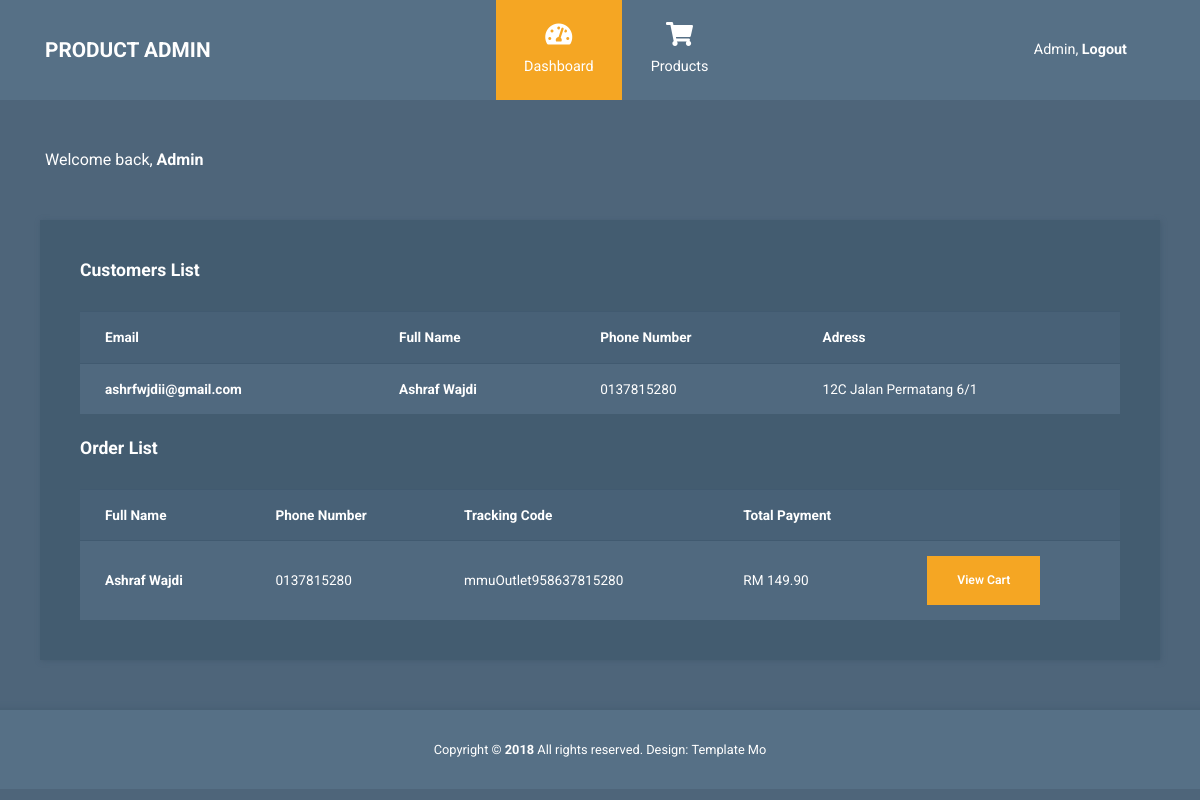
Page /adminhome.php on the committed database.
### tables this page shows
CREATE TABLE `users` (
  `user_id` int(11) NOT NULL,
  `user_email` varchar(255) NOT NULL,
  `user_fullname` varchar(255) NOT NULL,
  `user_password` varchar(255) NOT NULL,
  `user_address` varchar(255) NOT NULL,
  `user_phone` varchar(255) NOT NULL,
  `user_role` int(11) NOT NULL
);

CREATE TABLE `orders` (
  `order_id` int(11) NOT NULL,
  `order_tracking` varchar(255) NOT NULL,
  `user_id` int(11) NOT NULL,
  `order_name` varchar(255) NOT NULL,
  `order_email` varchar(255) NOT NULL,
  `order_phone` varchar(255) NOT NULL,
  `order_address` varchar(255) NOT NULL,
  `order_total` decimal(10,2) NOT NULL,
  `order_cnum` varchar(255) NOT NULL,
  `order_ccvc` varchar(255) NOT NULL,
  `order_time` timestamp NOT NULL DEFAULT current_timestamp()
);

### adminhome.php (the view, shortened to what this page needs)
<?php
    include("logincon.php");
?>
<!DOCTYPE html>
<html lang="en">
<head>
    <link rel="stylesheet" href="css/fontawesome.min.css">
    <link rel="stylesheet" href="css/bootstrap.min.css">
    <link rel="stylesheet" href="css/templatemo-style.css">
</head>
<body id="reportsPage">
    <div class="" id="home">
    <nav class="navbar navbar-expand-xl">
        <div class="container h-100">
            <a class="navbar-brand" href="index.php">
                <h1 class="tm-site-title mb-0">Product Admin</h1>
            </a>
            <div class="collapse navbar-collapse" id="navbarSupportedContent">
                <ul class="navbar-nav mx-auto h-100">
                    <li class="nav-item">
                        <a class="nav-link active" href="#">
                            <i class="fas fa-tachometer-alt"></i>
                            Dashboard
                        </a>
                    </li>
                    <li class="nav-item">
                        <a class="nav-link" href="products.php">
                            <i class="fas fa-shopping-cart"></i>
                            Products
                        </a>
                    </li>
                </ul>
                <ul class="navbar-nav">
                    <li class="nav-item">
                    <a class="nav-link d-block" href="logout.php">
                        Admin, <b>Logout</b>
                    </a>
                    </li>
                </ul>
            </div>
        </div>
    </nav>
        <div class="container">
            <div class="row">
                <div class="col">
                    <p class="text-white mt-5 mb-5">Welcome back, <b>Admin</b></p>
                </div>
            </div>
            <div class="row tm-content-row">
                <div class="col-12 tm-block-col">
                    <div class="tm-bg-primary-dark tm-block tm-block-taller tm-block-scroll">
                        <h2 class="tm-block-title">Customers List</h2>
                        <table class="table">
                            <thead>
                                <tr>
                                    <th scope="col">Email</th>
                                    <th scope="col">Full Name</th>
                                    <th scope="col">Phone Number</th>
                                    <th scope="col">Adress</th>
                                </tr>
                            </thead>
                            <tbody>
                            <?php
                                    $users = "SELECT * FROM users WHERE user_role = 0";
                                    $users_run = mysqli_query($con, $users);
                                    if(mysqli_num_rows($users_run) > 0)
                                    {
                                        foreach($users_run as $user)
                                        {?>
                                            <tr>
                                                <th><?= $user['user_email']; ?></th>
                                                <td><b><?= $user['user_fullname']; ?></b></td>
                                                <td><?= $user['user_phone']; ?></td>
                                                <td><?= $user['user_address']; ?></td>
                                            </tr>
                                        <?php   }
                                    }
                                    else
                                    {?>
                                        <h4>No Record Found</h4>
                            <?php   }?>
                            </tbody>
                        </table>
                        <br>
                        <h2 class="tm-block-title">Order List</h2>
                        <table class="table">
                            <thead>
                                <tr>
                                    <th scope="col">Full Name</th>
                                    <th scope="col">Phone Number</th>
                                    <th scope="col">Tracking Code</th>
                                    <th scope='col'>Total Payment</th>
                                    <th scope='col'>&nbsp;</th>
                                </tr>
                            </thead>
                            <tbody>
                            <?php
                                    $users = "SELECT * FROM orders";
                                    $users_run = mysqli_query($con, $users);
                                    if(mysqli_num_rows($users_run) > 0)
                                    {
                                        foreach($users_run as $user)
                                        {?>
                                            <tr>
                                                <td><b><?= $user['order_name']; ?></b></td>
                                                <td><?= $user['order_phone']; ?></td>
                                                <td><?= $user['order_tracking']; ?></td>
                                                <td>RM <?= $user['order_total']; ?></td>
                                                <td><a class="btn btn-primary" href="cartadmin.php?t=<?= $user['order_tracking']; ?>">View Cart</a></td>
                                            </tr>
                                        <?php   }
                                    }
                                    else
                                    {?>
                                        <h4>No Record Found</h4>
                            <?php   }?>
                            </tbody>
                        </table>
                    </div>
                </div>
            </div>
        </div>
        <footer class="tm-footer row tm-mt-small">
            <div class="col-12 font-weight-light">
                <p class="text-center text-white mb-0 px-4 small">
                    Copyright &copy; <b>2018</b> All rights reserved.
                    Design: <a rel="nofollow noopener" href="https://templatemo.com" class="tm-footer-link">Template Mo</a>
                </p>
            </div>
        </footer>
    </div>
</body>
</html>

### css/templatemo-style.css (style rules this page uses)
html { font-size: 16px; overflow-x: hidden; }
body { font-family: Roboto, Helvetica, Arial, sans-serif; background-color: #4e657a; overflow-x: hidden; }
a { transition: all 0.3s ease; }
.navbar-brand { display: flex; align-items: center; }
.tm-site-title { display: inline-block; text-transform: uppercase; font-size: 1.3rem; font-weight: 700; color: #fff; }
.navbar { height: 100px; background-color: #567086; padding: 0; }
.navbar .container { position: relative; }
.tm-mt-small { margin-top: 20px; }
.tm-block-col { margin-bottom: 30px; }
.tm-block { padding: 40px; -webkit-box-shadow: 1px 1px 5px 0 #455c71; -moz-box-shadow: 1px 1px 5px 0 #455c71; box-shadow: 1px 1px 5px 0 #455c71; min-height: 350px; height: 100%; max-height: 450px; }
.tm-block-scroll { overflow-y: scroll; }
.tm-block-title { font-size: 1.1rem; font-weight: 700; color: #fff; margin-bottom: 30px; }
.nav-link { color: #fff; height: 100%; display: flex; align-items: center; justify-content: center; flex-direction: column; font-size: 90%; }
.nav-link > i { margin-bottom: 10px; margin-right: 0; font-size: 1.5rem; }
.dropdown-item, .nav-link { padding: 15px 20px; }
.navbar-nav .active > .nav-link, .navbar-nav .nav-link.active { background-color: #f5a623; color: #fff; }
.navbar-nav .nav-link.active i { color: #fff; }
.nav-item { text-align: center; }
.nav-item:last-child { margin-right: 0; }
.tm-content-row { justify-content: space-between; margin-left: -20px; margin-right: -20px; }
.table { background-color: #50697f; color: #fff; font-size: 85%; margin-bottom: 0; }
thead { background-color: #486177; color: #fff; }
.table thead th { border-bottom: 0; }
.btn { border-radius: 0; padding: 13px 28px; transition: all 0.2s ease; max-width: 100%; }
.btn-primary { color: #fff; background-color: #f5a623; border: 2px solid #f5a623; font-size: 90%; font-weight: 600; }
.table td, .table th { border-top: 1px solid #415a70; padding: 15px 25px; vertical-align: middle; }
.tm-bg-primary-dark { background-color: #435c70; }
.tm-footer { background-color: #567086; padding-top: 30px; padding-bottom: 30px; -webkit-box-shadow: 0 -3px 5px 0 rgba(69, 92, 113, 0.59); -moz-box-shadow: 0 -3px 5px 0 rgba(69, 92, 113, 0.59); box-shadow: 0 -3px 5px 0 rgba(69, 92, 113, 0.59); }
.tm-footer-link { color: white; }
@media (min-width: 1200px) { .navbar-expand-xl .navbar-nav .nav-link { padding-left: 28px; padding-right: 28px; } }
@media (min-width: 1200px) { .navbar-collapse { height: 100%; } }
@media (max-width: 1275px) and (min-width: 1200px) { .nav-item { margin-right: 15px; } }
@media (max-width: 1350px) { .nav-item { margin-right: 1px; } }

### rows in the picture
users: user_email "ashrfwjdii@gmail.com", user_fullname "Ashraf Wajdi", user_phone "0137815280", user_address "12C Jalan Permatang 6/1"
orders: order_name "Ashraf Wajdi", order_phone "0137815280", order_tracking "mmuOutlet958637815280", order_total "149.90"
